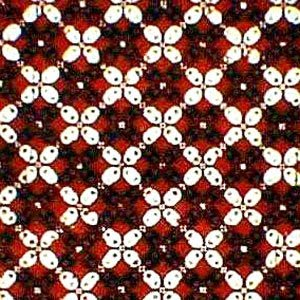
#> input picture image/kawung5.jpg, 300 x 300 px, found by its file name
$ python prakawung5.py
#> lines starting #> are read from the running program, lines starting #| are printed output that depends on the picture
import cv2
import numpy as np

# ==== 1. Baca Gambar ====
img = cv2.imread(r'C:\Users\yayuk\Documents\Semester 6\Analisis citra\UTS\image\kawung5.jpg')
#> img is the input picture: shape (300, 300, 3); mean B, G, R 81.1, 88.3, 130.9

if img is None:
    print("Gambar tidak ditemukan.")
    exit()
else:
    print("Gambar berhasil dibaca.")

# ==== 2. Resize ke 256x256 ====
resized_img = cv2.resize(img, (256, 256))
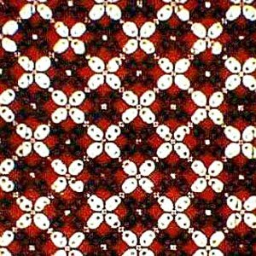
#> resized_img: shape (256, 256, 3); mean B, G, R 81.1, 88.3, 130.9
cv2.imwrite(r'C:\Users\yayuk\Documents\Semester 6\Analisis citra\UTS\image\resized_kawung5.jpg', resized_img)
print("Gambar berhasil di-resize.")

# ==== 3. Normalisasi Warna (RGB jadi 0–1) ====
normalized_img = resized_img / 255.0
normalized_save = (normalized_img * 255).astype('uint8')  # untuk disimpan
cv2.imwrite(r'C:\Users\yayuk\Documents\Semester 6\Analisis citra\UTS\image\normalized_kawung5.jpg', normalized_save)
print("Normalisasi warna selesai.")

# ==== 4. Konversi ke Grayscale ====
gray_img = cv2.cvtColor(resized_img, cv2.COLOR_BGR2GRAY)
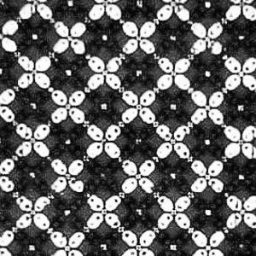
#> gray_img: shape (256, 256); min 0, max 255, mean 100.2
cv2.imwrite(r'C:\Users\yayuk\Documents\Semester 6\Analisis citra\UTS\image\gray_kawung5.jpg', gray_img)
print("Konversi ke grayscale selesai.")

# ==== 5. Ekstraksi Fitur Warna (RGB) ====
r_mean = np.mean(resized_img[:, :, 2])  # Red channel
#> r_mean = 130.9
g_mean = np.mean(resized_img[:, :, 1])  # Green channel
#> g_mean = 88.29
b_mean = np.mean(resized_img[:, :, 0])  # Blue channel
#> b_mean = 81.12

print(f"Rata-rata Nilai RGB:")
print(f"   R (Red)   : {r_mean:.2f}")
#|    R (Red)   : 130.89
print(f"   G (Green) : {g_mean:.2f}")
#|    G (Green) : 88.29
print(f"   B (Blue)  : {b_mean:.2f}")
#|    B (Blue)  : 81.12

# ==== 6. Tampilkan Gambar Hasil ====

# Tampilkan gambar asli
cv2.imshow("Gambar Asli (kawung6)", img)

# Tampilkan gambar yang sudah di-resize
cv2.imshow("Gambar Resize 256x256", resized_img)

# Tampilkan hasil normalisasi (dalam skala tampilan normal 0–255)
cv2.imshow("Gambar Normalisasi", normalized_save)

# Tampilkan grayscale
cv2.imshow("Grayscale", gray_img)

# Tunggu tombol ditekan untuk menutup semua jendela
cv2.waitKey(0)
cv2.destroyAllWindows()

$ run again, with image/kawung1.jpg copied over image/kawung5.jpg
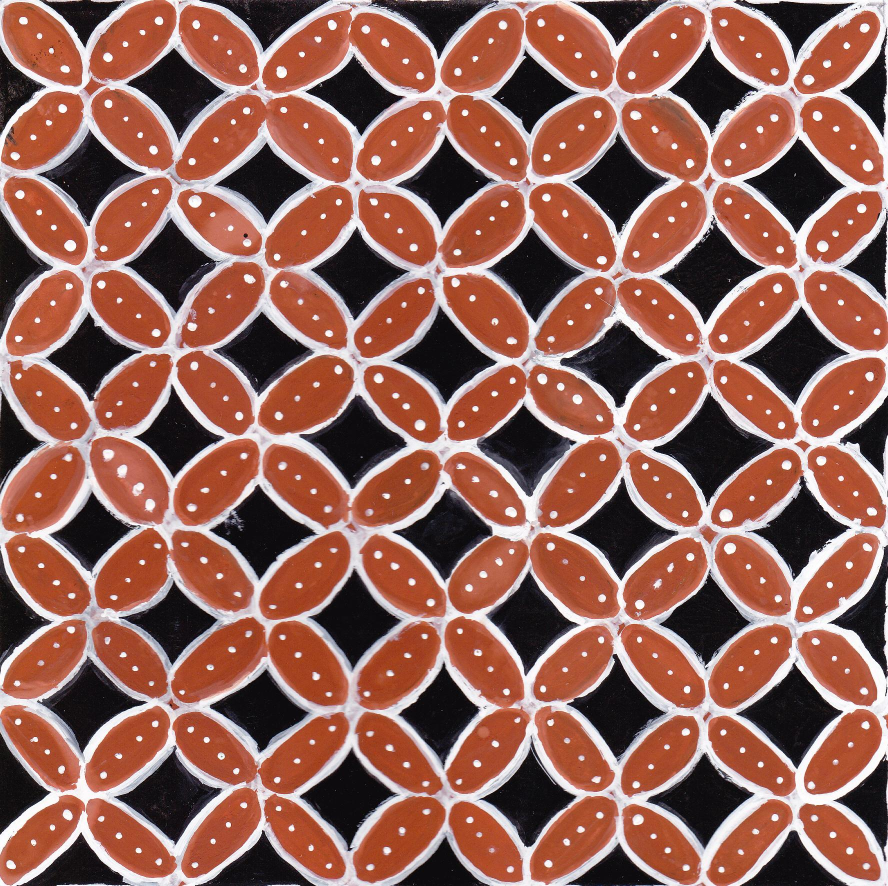
#> input picture image/kawung1.jpg, 1776 x 1772 px, found by its file name (shown at 1/2 size)
#> img is the input picture: shape (1772, 1776, 3); mean B, G, R 88.4, 100.3, 148.9
#> `resized_img = cv2.resize(img, (256, 256))`:
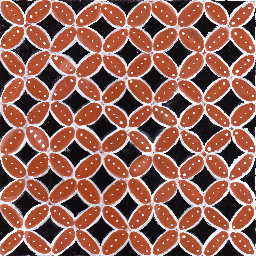
#> resized_img: shape (256, 256, 3); mean B, G, R 88.1, 100, 148.7
#> `gray_img = cv2.cvtColor(resized_img, cv2.COLOR_BGR2GRAY)`:
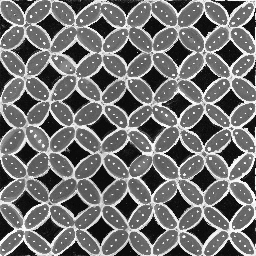
#> gray_img: shape (256, 256); min 2, max 255, mean 113.2
#> r_mean = 148.7
#> g_mean = 100
#> b_mean = 88.15
#|    R (Red)   : 148.69
#|    G (Green) : 100.01
#|    B (Blue)  : 88.15

$ run again, with image/kawung3.jpg copied over image/kawung5.jpg
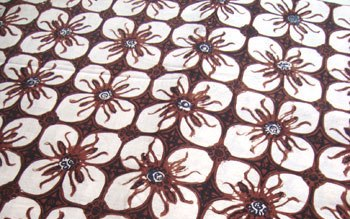
#> input picture image/kawung3.jpg, 350 x 219 px, found by its file name
#> img is the input picture: shape (219, 350, 3); mean B, G, R 156.7, 156.7, 176.2
#> `resized_img = cv2.resize(img, (256, 256))`:
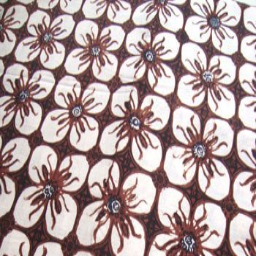
#> resized_img: shape (256, 256, 3); mean B, G, R 156.5, 156.6, 176.1
#> `gray_img = cv2.cvtColor(resized_img, cv2.COLOR_BGR2GRAY)`:
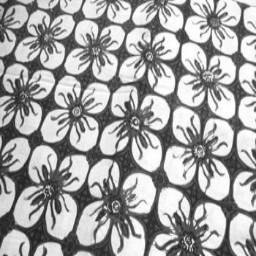
#> gray_img: shape (256, 256); min 30, max 255, mean 162.4
#> r_mean = 176.1
#> g_mean = 156.6
#> b_mean = 156.5
#|    R (Red)   : 176.11
#|    G (Green) : 156.58
#|    B (Blue)  : 156.55
